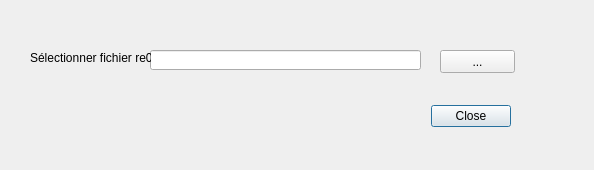
<?xml version="1.0" encoding="UTF-8"?>
<ui version="4.0">
 <class>CVThermoDialogBase</class>
 <widget class="QDialog" name="CVThermoDialogBase">
  <property name="geometry">
   <rect>
    <x>0</x>
    <y>0</y>
    <width>594</width>
    <height>170</height>
   </rect>
  </property>
  <property name="windowTitle">
   <string>Conversion thermoroute</string>
  </property>
  <widget class="QDialogButtonBox" name="button_box">
   <property name="geometry">
    <rect>
     <x>170</x>
     <y>100</y>
     <width>341</width>
     <height>32</height>
    </rect>
   </property>
   <property name="locale">
    <locale language="French" country="France"/>
   </property>
   <property name="orientation">
    <enum>Qt::Horizontal</enum>
   </property>
   <property name="standardButtons">
    <set>QDialogButtonBox::Close</set>
   </property>
  </widget>
  <widget class="QLineEdit" name="line_fichier_re0">
   <property name="geometry">
    <rect>
     <x>150</x>
     <y>50</y>
     <width>271</width>
     <height>20</height>
    </rect>
   </property>
  </widget>
  <widget class="QLabel" name="label">
   <property name="geometry">
    <rect>
     <x>30</x>
     <y>50</y>
     <width>121</width>
     <height>16</height>
    </rect>
   </property>
   <property name="text">
    <string>Sélectionner fichier re0</string>
   </property>
  </widget>
  <widget class="QPushButton" name="pushButton_convertir">
   <property name="geometry">
    <rect>
     <x>440</x>
     <y>50</y>
     <width>75</width>
     <height>23</height>
    </rect>
   </property>
   <property name="text">
    <string>...</string>
   </property>
  </widget>
 </widget>
 <resources/>
 <connections>
  <connection>
   <sender>button_box</sender>
   <signal>accepted()</signal>
   <receiver>CVThermoDialogBase</receiver>
   <slot>accept()</slot>
   <hints>
    <hint type="sourcelabel">
     <x>20</x>
     <y>20</y>
    </hint>
    <hint type="destinationlabel">
     <x>20</x>
     <y>20</y>
    </hint>
   </hints>
  </connection>
  <connection>
   <sender>button_box</sender>
   <signal>rejected()</signal>
   <receiver>CVThermoDialogBase</receiver>
   <slot>reject()</slot>
   <hints>
    <hint type="sourcelabel">
     <x>20</x>
     <y>20</y>
    </hint>
    <hint type="destinationlabel">
     <x>20</x>
     <y>20</y>
    </hint>
   </hints>
  </connection>
 </connections>
</ui>
